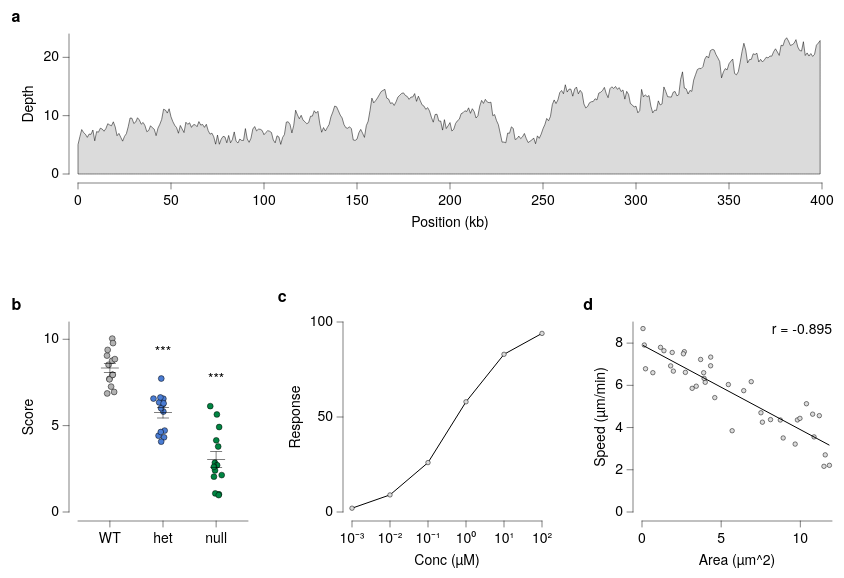

Express this chart as Vega-Lite.
### Vega-Lite specification from a JSON file in a GitHub repository (floating-point values rounded to 4 significant figures; data arrays with more than 128 entries replaced by an {"elided": "..."} marker saying what was removed)
{"background": null, "config": {"arc": {"fill": "#DBDBDB", "fillOpacity": 1.0, "innerRadius": 25.0, "padAngle": 0.03, "stroke": "black", "strokeOpacity": 1, "strokeWidth": 0.25}, "area": {"fill": "#DBDBDB", "fillOpacity": 1.0, "stroke": "black", "strokeOpacity": 1, "strokeWidth": 0.25}, "axis": {"domain": true, "domainCap": "round", "domainColor": "black", "domainWidth": 0.25, "grid": false, "gridCap": "round", "gridColor": "#F1F1F1", "gridDash": [0, 0], "gridOpacity": 1.0, "gridWidth": 0.25, "labelColor": "black", "labelFont": "Helvetica Neue, HelveticaNeue, Helvetica, Arial, sans-serif", "labelFontSize": 7, "labelFontStyle": "normal", "labelFontWeight": 400, "offset": 4.5, "ticks": true, "tickCap": "round", "tickColor": "black", "tickRound": false, "tickSize": 3, "tickWidth": 0.25, "titleColor": "black", "titleFont": "Helvetica Neue, HelveticaNeue, Helvetica, Arial, sans-serif", "titleFontSize": 7, "titleFontStyle": "normal", "titleFontWeight": 400}, "axisX": {"domain": true, "labelAlign": "center", "labelAngle": 0, "labels": true, "ticks": true, "translate": 0}, "axisY": {"domain": true, "labelAlign": "right", "labelAngle": 0, "labels": true, "ticks": true, "translate": 0}, "axisRight": {"domain": true, "labelAlign": "left", "labelAngle": 0, "labels": true, "ticks": true, "translate": 0}, "axisTop": {"domain": true, "labelAlign": "center", "labelAngle": 0, "labels": true, "ticks": true, "translate": 0}, "axisBand": {"tickOffset": 0}, "bar": {"fill": "#DBDBDB", "fillOpacity": 1.0, "stroke": "black", "strokeOpacity": 1, "strokeWidth": 0.25}, "boxplot": {"size": 9.0, "ticks": {"cornerRadius": 0.25, "fill": "black", "opacity": 1, "size": 4.5, "thickness": 0.25}, "box": {"fillOpacity": 1.0, "stroke": "black", "strokeOpacity": 1, "strokeWidth": 0.25}, "median": {"cornerRadius": 0, "fill": "black", "fillOpacity": 1.0, "opacity": 1, "size": 9.0, "thickness": 0.25}, "rule": {"fill": "black", "fillOpacity": 1.0, "size": 10.0, "stroke": "black", "strokeDash": [0, 0], "strokeOpacity": 1, "strokeWidth": 0.25}, "outliers": {"color": "black", "fill": "black", "fillOpacity": 1.0, "size": 0, "stroke": "black", "strokeOpacity": 1, "strokeWidth": 0.25}}, "circle": {"fill": "black", "fillOpacity": 1.0, "size": 1.25, "stroke": null, "strokeOpacity": 1, "strokeWidth": 0.25}, "errorband": {"band": {"fillOpacity": 0.6, "stroke": null, "strokeWidth": 0.25, "strokeOpacity": 1}, "borders": {"opacity": 0, "strokeOpacity": 0.25, "strokeWidth": 1}}, "errorbar": {"opacity": 1, "rule": {"strokeDash": [0, 0], "strokeWidth": 0.25}, "ticks": {"color": "black", "cornerRadius": 0.125, "opacity": 1, "size": 6.0, "thickness": 0.25}, "thickness": 0.25}, "font": "Helvetica Neue, HelveticaNeue, Helvetica, Arial, sans-serif", "geoshape": {"fill": "#DBDBDB", "fillOpacity": 1.0, "stroke": "black", "strokeOpacity": 1, "strokeWidth": 0.25}, "header": {"labelColor": "black", "labelFont": "Helvetica Neue, HelveticaNeue, Helvetica, Arial, sans-serif", "labelFontSize": 7, "labelFontStyle": "normal", "labelFontWeight": 400, "titleColor": "black", "titleFont": "Helvetica Neue, HelveticaNeue, Helvetica, Arial, sans-serif", "titleFontSize": 7, "titleFontStyle": "normal", "titleFontWeight": 400, "titlePadding": 0}, "legend": {"disable": false, "offset": 4.5, "titlePadding": 4, "labelOffset": 2, "gradientLabelOffset": 2, "gradientLength": 50.0, "gradientThickness": 5.0, "gradientOpacity": 1.0, "gradientStrokeColor": "black", "gradientStrokeWidth": 0.25, "labelColor": "black", "labelFont": "Helvetica Neue, HelveticaNeue, Helvetica, Arial, sans-serif", "labelFontSize": 7, "labelFontStyle": "normal", "labelFontWeight": 400, "strokeColor": "black", "strokeWidth": 0, "symbolSize": 42, "symbolStrokeColor": "black", "symbolStrokeWidth": 0.25, "titleColor": "black", "titleFont": "Helvetica Neue, HelveticaNeue, Helvetica, Arial, sans-serif", "titleFontSize": 7, "titleFontStyle": "normal", "titleFontWeight": 400}, "line": {"color": "black", "stroke": "black", "strokeCap": "butt", "strokeDash": [0, 0], "strokeOpacity": 1, "strokeWidth": 0.5}, "point": {"filled": true, "fill": "#DBDBDB", "fillOpacity": 1.0, "size": 5.0, "stroke": "black", "strokeOpacity": 1, "strokeWidth": 0.25}, "range": {"category": ["#B2B2B2", "#4A7CD3", "#008542", "#664CAF", "#509F98", "#636363", "#284F93", "#005226", "#382864", "#285753"], "diverging": {"scheme": ["#443E60", "#5F597E", "#7C759B", "#9994B6", "#B7B4CC", "#D6D5DC", "#F6F6F6", "#D1DAD9", "#A4C2BF", "#7AA9A4", "#578E89", "#37736E", "#1B5954"]}, "heatmap": {"scheme": ["#440154", "#472270", "#433E82", "#38598C", "#2C728E", "#238A8D", "#24A086", "#39B578", "#5DC862", "#96D646", "#CAE02D", "#FDE724"]}, "ordinal": {"scheme": ["#F1F1F1", "#DBDBDB", "#C6C6C6", "#B2B2B2", "#9D9D9D", "#898989", "#767676", "#636363", "#515151", "#404040", "#2F2F2F", "#1F1F1F"]}, "ramp": {"scheme": ["#440154", "#472270", "#433E82", "#38598C", "#2C728E", "#238A8D", "#24A086", "#39B578", "#5DC862", "#96D646", "#CAE02D", "#FDE724"]}}, "rule": {"color": "black", "stroke": "black", "strokeCap": "round", "strokeDash": [2, 2], "strokeOpacity": 1, "strokeWidth": 0.25}, "scale": {"barBandPaddingInner": 0.1, "rectBandPaddingInner": 0, "tickBandPaddingInner": 0.1, "bandPaddingOuter": 0.1, "bandWithNestedOffsetPaddingInner": 0.2, "bandWithNestedOffsetPaddingOuter": 0.2, "offsetBandPaddingInner": 0, "offsetBandPaddingOuter": 0, "round": false}, "rect": {"fill": "#DBDBDB", "fillOpacity": 1.0, "stroke": "black", "strokeOpacity": 1, "strokeWidth": 0.25}, "square": {"fill": "#DBDBDB", "fillOpacity": 1.0, "size": 10.0, "stroke": "black", "strokeOpacity": 1, "strokeWidth": 0.25}, "text": {"color": "black", "font": "Helvetica Neue, HelveticaNeue, Helvetica, Arial, sans-serif", "fontSize": 7, "fontStyle": "normal", "fontWeight": 400}, "tick": {"color": "black", "cornerRadius": 0.125, "opacity": 1.0, "size": 9.0, "thickness": 0.25}, "title": {"anchor": "middle", "frame": "group", "color": "black", "font": "Helvetica Neue, HelveticaNeue, Helvetica, Arial, sans-serif", "fontSize": 7, "fontStyle": "normal", "fontWeight": 400, "subtitleColor": "black", "subtitleFont": "Helvetica Neue, HelveticaNeue, Helvetica, Arial, sans-serif", "subtitleFontSize": "Helvetica Neue, HelveticaNeue, Helvetica, Arial, sans-serif", "subtitleFontStyle": "normal", "subtitleFontWeight": 400}, "trail": {"color": "black", "opacity": 1, "size": 0.5}, "view": {"continuousWidth": 100, "continuousHeight": 100, "discreteWidth": 100, "discreteHeight": 100, "fill": null, "stroke": null, "strokeWidth": 0.25}}, "vconcat": [{"vconcat": [{"mark": {"type": "area"}, "encoding": {"x": {"field": "pos", "title": "Position (kb)", "type": "quantitative"}, "y": {"field": "depth", "title": "Depth", "type": "quantitative"}}, "height": 70, "width": 372}], "data": {"name": "data-f04fff83c0e45b2239e2f1e4cdb24932"}, "title": {"text": "a", "anchor": "start", "dx": -5, "dy": 0, "fontSize": 8, "fontWeight": 700, "frame": "bounds"}}, {"hconcat": [{"vconcat": [{"layer": [{"data": {"name": "data-78427c24ff35019ca9d5368c86a6db4b"}, "mark": {"type": "circle", "opacity": 1.0, "size": 8.5, "stroke": "black", "strokeOpacity": 1, "strokeWidth": 0.25}, "encoding": {"color": {"field": "genotype", "legend": null, "scale": {"domain": ["WT", "het", "null"]}, "sort": ["WT", "het", "null"], "title": null, "type": "nominal"}, "x": {"axis": {}, "field": "genotype", "scale": {"domain": ["WT", "het", "null"]}, "sort": ["WT", "het", "null"], "title": null, "type": "nominal"}, "xOffset": {"field": "jitter_x", "scale": {"domain": [-4.756, 4.756], "range": [5.869, 15.38]}, "type": "quantitative"}, "y": {"field": "value", "title": "Score", "type": "quantitative"}}}, {"data": {"name": "data-ffdb648ea3d751c9ab60dac02ff42abe"}, "mark": {"type": "errorbar"}, "encoding": {"x": {"axis": {}, "field": "genotype", "scale": {"domain": ["WT", "het", "null"]}, "sort": ["WT", "het", "null"], "title": null, "type": "nominal"}, "y": {"field": "__mean", "title": "Score", "type": "quantitative"}, "yError": {"field": "__error"}}}, {"data": {"name": "data-ffdb648ea3d751c9ab60dac02ff42abe"}, "mark": {"type": "tick"}, "encoding": {"x": {"axis": {}, "field": "genotype", "scale": {"domain": ["WT", "het", "null"]}, "sort": ["WT", "het", "null"], "title": null, "type": "nominal"}, "y": {"field": "__mean", "title": "Score", "type": "quantitative"}}}, {"layer": [{"data": {"values": [{"y": 7.727, "label": "***", "__dysonsphere__": 1}]}, "mark": {"type": "text", "align": "center", "baseline": "bottom", "dy": -10.0, "fontSize": 7}, "encoding": {"text": {"field": "label", "type": "nominal"}, "x": {"value": 42.5}, "y": {"field": "y", "type": "quantitative"}}}, {"data": {"values": [{"y": 6.128, "label": "***", "__dysonsphere__": 1}]}, "mark": {"type": "text", "align": "center", "baseline": "bottom", "dy": -10.0, "fontSize": 7}, "encoding": {"text": {"field": "label", "type": "nominal"}, "x": {"value": 69.06}, "y": {"field": "y", "type": "quantitative"}}}], "name": "__dysonsphere_2bad8672192cde31_1"}], "height": 95, "width": 85}], "title": {"text": "b", "anchor": "start", "dx": -5, "dy": 0, "fontSize": 8, "fontWeight": 700, "frame": "bounds"}}, {"vconcat": [{"mark": {"type": "line", "point": true}, "encoding": {"x": {"axis": {"labelExpr": "round(log(datum.value) / log(10)) < 0 ? '10⁻' + (abs(round(log(datum.value) / log(10))) >= 10 ? '⁰¹²³⁴⁵⁶⁷⁸⁹'[floor(abs(round(log(datum.value) / log(10)))/10)] + '⁰¹²³⁴⁵⁶⁷⁸⁹'[abs(round(log(datum.value) / log(10)))%10] : '⁰¹²³⁴⁵⁶⁷⁸⁹'[abs(round(log(datum.value) / log(10)))]) : '10' + (abs(round(log(datum.value) / log(10))) >= 10 ? '⁰¹²³⁴⁵⁶⁷⁸⁹'[floor(abs(round(log(datum.value) / log(10)))/10)] + '⁰¹²³⁴⁵⁶⁷⁸⁹'[abs(round(log(datum.value) / log(10)))%10] : '⁰¹²³⁴⁵⁶⁷⁸⁹'[abs(round(log(datum.value) / log(10)))])", "values": [0.001, 0.01, 0.1, 1.0, 10.0, 100.0]}, "field": "conc", "scale": {"type": "log"}, "title": "Conc (µM)", "type": "quantitative"}, "y": {"field": "signal", "title": "Response", "type": "quantitative"}}, "height": 95, "width": 95}], "data": {"name": "data-98a1b623588831d152ce1e3d7ed61198"}, "title": {"text": "c", "anchor": "start", "dx": -5, "dy": 0, "fontSize": 8, "fontWeight": 700, "frame": "bounds"}}, {"vconcat": [{"layer": [{"data": {"name": "data-90e339374482f76f7ad49673a96b10d4"}, "mark": {"type": "point", "filled": true}, "encoding": {"x": {"field": "area", "title": "Area (µm^2)", "type": "quantitative"}, "y": {"field": "speed", "title": "Speed (µm/min)", "type": "quantitative"}}}, {"layer": [{"data": {"name": "data-5540d374392f0c5e862b4724171e2095"}, "mark": {"type": "line"}, "encoding": {"x": {"field": "area", "type": "quantitative"}, "y": {"field": "speed", "type": "quantitative"}}}, {"data": {"values": [{"__dysonsphere__": 1}]}, "mark": {"type": "text", "align": "right", "angle": 0, "baseline": "top", "dx": 0, "dy": 0, "fontSize": 7, "opacity": 1.0}, "encoding": {"text": {"value": "r = -0.895"}, "x": {"value": 95}, "y": {"value": 0}}}], "name": "__dysonsphere_4f11eae5ea4c3d30_2"}], "height": 95, "width": 95}], "title": {"text": "d", "anchor": "start", "dx": -5, "dy": 0, "fontSize": 8, "fontWeight": 700, "frame": "bounds"}}], "resolve": {"scale": {"color": "independent"}}, "spacing": 14}], "resolve": {"scale": {"color": "independent"}}, "spacing": 30, "$schema": "https://vega.github.io/schema/vega-lite/v6.4.1.json", "datasets": {"data-f04fff83c0e45b2239e2f1e4cdb24932": {"elided": "400 records"}, "data-78427c24ff35019ca9d5368c86a6db4b": [{"genotype": "WT", "value": 8.522, "jitter_x": -0.6474}, {"genotype": "WT", "value": 6.95, "jitter_x": 2.127}, {"genotype": "WT", "value": 8.76, "jitter_x": 1.156}, {"genotype": "WT", "value": 7.708, "jitter_x": -0.2386}, {"genotype": "WT", "value": 6.864, "jitter_x": -1.34}, {"genotype": "WT", "value": 7.946, "jitter_x": 1.255}, {"genotype": "WT", "value": 7.682, "jitter_x": -0.2087}, {"genotype": "WT", "value": 9.055, "jitter_x": -1.438}, {"genotype": "WT", "value": 7.94, "jitter_x": 1.447}, {"genotype": "WT", "value": 7.259, "jitter_x": 0.6067}, {"genotype": "WT", "value": 10.04, "jitter_x": 1.191}, {"genotype": "WT", "value": 9.384, "jitter_x": -1.102}, {"genotype": "WT", "value": 9.778, "jitter_x": 1.567}, {"genotype": "WT", "value": 8.851, "jitter_x": 2.503}, {"genotype": "het", "value": 6.246, "jitter_x": 0.04581}, {"genotype": "het", "value": 5.813, "jitter_x": 0.1885}, {"genotype": "het", "value": 6.009, "jitter_x": -0.95}, {"genotype": "het", "value": 7.727, "jitter_x": -0.8652}, {"genotype": "het", "value": 6.557, "jitter_x": 0.1846}, {"genotype": "het", "value": 4.324, "jitter_x": 0.5259}, {"genotype": "het", "value": 6.345, "jitter_x": -1.912}, {"genotype": "het", "value": 4.417, "jitter_x": -2.228}, {"genotype": "het", "value": 6.632, "jitter_x": -1.297}, {"genotype": "het", "value": 4.715, "jitter_x": 0.8293}, {"genotype": "het", "value": 4.63, "jitter_x": -1.112}, {"genotype": "het", "value": 6.566, "jitter_x": -4.756}, {"genotype": "het", "value": 6.29, "jitter_x": 0.3045}, {"genotype": "het", "value": 4.074, "jitter_x": -0.9077}, {"genotype": "null", "value": 4.148, "jitter_x": 0.06974}, {"genotype": "null", "value": 6.128, "jitter_x": -2.93}, {"genotype": "null", "value": 1.026, "jitter_x": 1.409}, {"genotype": "null", "value": 5.648, "jitter_x": 0.3796}, {"genotype": "null", "value": 2.137, "jitter_x": 2.789}, {"genotype": "null", "value": 2.408, "jitter_x": -0.5428}, {"genotype": "null", "value": 2.85, "jitter_x": -0.631}, {"genotype": "null", "value": 1.077, "jitter_x": -0.4181}, {"genotype": "null", "value": 4.919, "jitter_x": 1.519}, {"genotype": "null", "value": 3.79, "jitter_x": 1.033}, {"genotype": "null", "value": 2.048, "jitter_x": -1.089}, {"genotype": "null", "value": 2.712, "jitter_x": 0.5076}, {"genotype": "null", "value": 0.9771, "jitter_x": 1.274}, {"genotype": "null", "value": 2.613, "jitter_x": -1.127}], "data-ffdb648ea3d751c9ab60dac02ff42abe": [{"genotype": "WT", "__mean": 8.338, "__error": 0.2719, "__dysonsphere__": 1}, {"genotype": "het", "__mean": 5.739, "__error": 0.2957, "__dysonsphere__": 1}, {"genotype": "null", "__mean": 3.034, "__error": 0.4469, "__dysonsphere__": 1}], "data-98a1b623588831d152ce1e3d7ed61198": [{"conc": 0.001, "signal": 2}, {"conc": 0.01, "signal": 9}, {"conc": 0.1, "signal": 26}, {"conc": 1.0, "signal": 58}, {"conc": 10.0, "signal": 83}, {"conc": 100.0, "signal": 94}], "data-90e339374482f76f7ad49673a96b10d4": [{"area": 8.118, "speed": 4.376}, {"area": 5.693, "speed": 3.85}, {"area": 10.87, "speed": 3.558}, {"area": 3.168, "speed": 5.858}, {"area": 9.816, "speed": 4.361}, {"area": 11.84, "speed": 2.211}, {"area": 10.78, "speed": 4.634}, {"area": 11.57, "speed": 2.706}, {"area": 1.909, "speed": 7.557}, {"area": 1.981, "speed": 6.673}, {"area": 2.74, "speed": 6.614}, {"area": 4.338, "speed": 7.337}, {"area": 1.385, "speed": 7.64}, {"area": 1.808, "speed": 6.921}, {"area": 0.2217, "speed": 6.785}, {"area": 11.2, "speed": 4.564}, {"area": 4.333, "speed": 6.926}, {"area": 7.512, "speed": 4.701}, {"area": 5.454, "speed": 6.037}, {"area": 8.917, "speed": 3.507}, {"area": 9.674, "speed": 3.217}, {"area": 4.596, "speed": 5.418}, {"area": 6.424, "speed": 5.749}, {"area": 1.17, "speed": 7.798}, {"area": 3.426, "speed": 5.959}, {"area": 2.673, "speed": 7.595}, {"area": 3.703, "speed": 7.225}, {"area": 3.893, "speed": 6.598}, {"area": 6.9, "speed": 6.175}, {"area": 3.993, "speed": 6.144}, {"area": 3.922, "speed": 6.329}, {"area": 9.975, "speed": 4.435}, {"area": 0.1457, "speed": 7.911}, {"area": 0.06312, "speed": 8.689}, {"area": 0.6854, "speed": 6.598}, {"area": 10.39, "speed": 5.129}, {"area": 7.605, "speed": 4.255}, {"area": 8.736, "speed": 4.358}, {"area": 11.49, "speed": 2.163}, {"area": 2.616, "speed": 7.494}], "data-5540d374392f0c5e862b4724171e2095": [{"area": 0.06312, "speed": 7.892, "__dysonsphere__": 1}, {"area": 11.84, "speed": 3.165, "__dysonsphere__": 1}]}}
